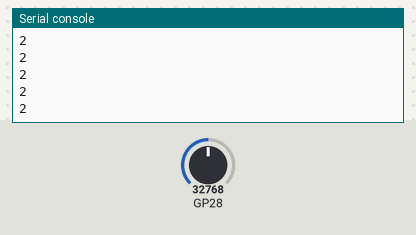
Bench run of a program on a simulated Raspberry Pi Pico running MicroPython. Parts: the last lines printed to the serial console. Inputs (shaded band) come from the test bench; at power-on: GP28 = 32768 (analog values on the 0–65535 scale). Library files of the repository ran but are not shown: keypad_lib.py.

Above: at 1.2 s.
1.3 s: GP28 set to 19660
At 1.76 s:
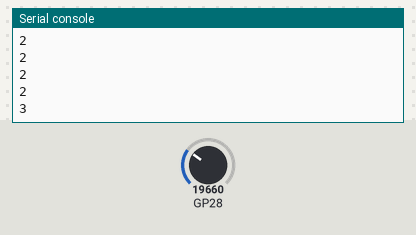
2.8 s: GP28 set to 65535
At 2.96 s:
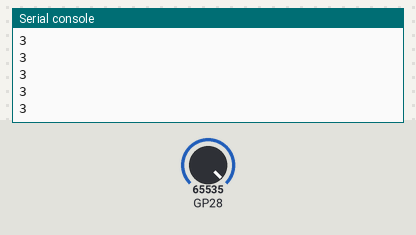
Timing chart, 0 to 5.8 s (numbered marks = the images above; inputs shaded):
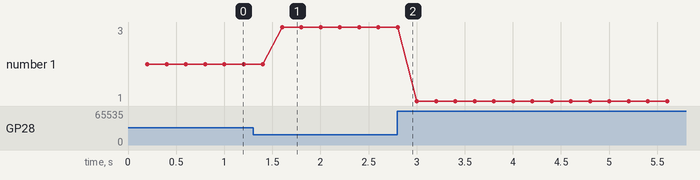

Measured:
- after the input at 1.3 s, the serial console: prints a new line after 0.30 s (image 1)
- plotted number 1: 2 → 3 after the input at 1.3 s, 3 → 1 after the input at 2.8 s

The program:

KeypadKullanimi.py
```python
#Keypad Kullanımı#                    #// Keypad butonlarının kullanımını gösteren uygulamadır. //#
# Uygulamayı çalıştırmadan önce keypad_lib.py dosyasını Pico'nun içine "keypad_lib.py" isminde farklı kaydet seçeneği ile kaydetmelisiniz.

from keypad_lib import keypadOku

while True:

    tus=keypadOku()        # Basılan karakter tus degiskenine aktarılıyor.
    if tus:                # tus 0 değilse, yani birşeye basılmışsa
        print(tus)
```
